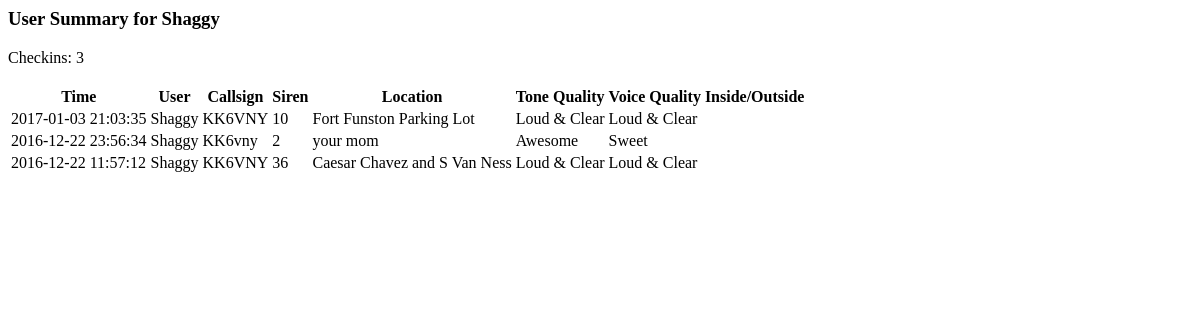
The app's page /user.php?callsign=KK6VNY, older data.
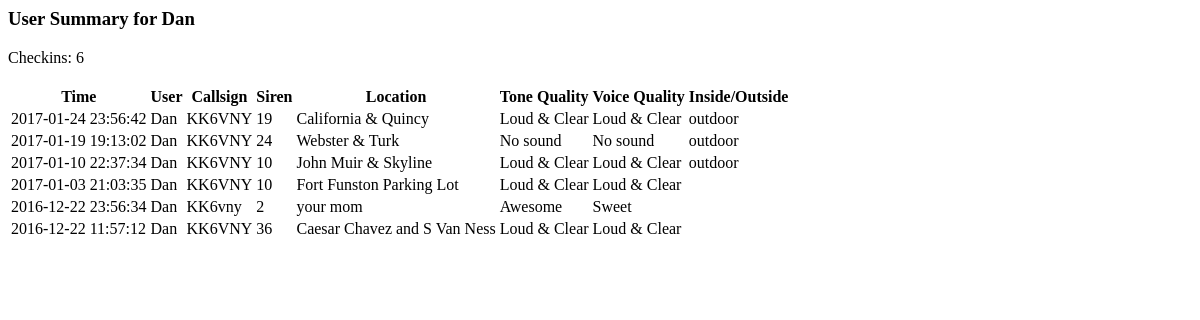
The same page, newer data.
### tables this page shows
CREATE TABLE `Checkins` (
  `id` int(11) NOT NULL AUTO_INCREMENT,
  `user` varchar(100) NOT NULL,
  `entry_time` datetime NOT NULL,
  `siren` int(11) DEFAULT NULL,
  `callsign` varchar(11) DEFAULT NULL,
  `location` text,
  `tonequality` varchar(100) DEFAULT NULL,
  `voicequality` varchar(100) DEFAULT NULL,
  `insideout` varchar(20) DEFAULT NULL,
  PRIMARY KEY (`id`)
);

### user.php (the view, shortened to what this page needs)
<?php
require('phpsqlsearch_dbinfo.php');
$conn = new mysqli($servername, $username, $password, $dbname);
$callsign = mysqli_real_escape_string($conn, $_GET['callsign']);
$user_sql = "SELECT user, COUNT(*) AS magnitude FROM Checkins WHERE callsign = \"$callsign\" GROUP BY user ORDER BY magnitude DESC LIMIT 1";
        $user_result = $conn->query($user_sql);
        $user_row=mysqli_fetch_array($user_result);
    $user= $user_row['user'];
$sql="SELECT * FROM Checkins WHERE callsign=\"$callsign\" ORDER BY entry_time DESC";
$result = $conn->query($sql);
$counter = 0;
while($row = mysqli_fetch_array($result)) {
    $counter++;
    $entry_time = $row['entry_time'];
    $siren = $row['siren'];
    $callsign = $row['callsign'];
    $location = $row['location'];
    $tonequality = $row['tonequality'];
    $voicequality = $row['voicequality'];
    $insideout = $row['insideout'];
    $datastring = $datastring."<tr><td>$entry_time</td> <td>$user</td> <td>$callsign</td> <td>$siren<br></td> <td>$location</td> <td>$tonequality</td> <td>$voicequality</td><td>$insideout</td></tr>";
}
echo "<h3>User Summary for $user</h3>";
echo "Checkins: $counter";
echo "<table>";
echo "<th>Time</th> <th>User</th> <th>Callsign</th> <th>Siren</th> <th>Location</th> <th>Tone Quality</th> <th>Voice Quality</th> <th>Inside/Outside</th>";
echo "$datastring";
echo "</table>";
?>
<html>
 <head>
 </head>
<body>
</body>
</html>

Row changes from the older to the newer data that the page shows:
added checkins: entry_time "2017-01-24 23:56:42", callsign "KK6VNY", siren "19", location "California & Quincy", tonequality "Loud & Clear", voicequality "Loud & Clear", insideout "outdoor"
added checkins: entry_time "2017-01-19 19:13:02", callsign "KK6VNY", siren "24", location "Webster & Turk", tonequality "No sound", voicequality "No sound", insideout "outdoor"
added checkins: entry_time "2017-01-10 22:37:34", callsign "KK6VNY", siren "10", location "John Muir & Skyline", tonequality "Loud & Clear", voicequality "Loud & Clear", insideout "outdoor"
Text that changed along with them:
$user: "Shaggy" → "Dan"
$counter: "3" → "6"
$user: "Shaggy Shaggy Shaggy" → "Dan Dan Dan Dan Dan Dan"
